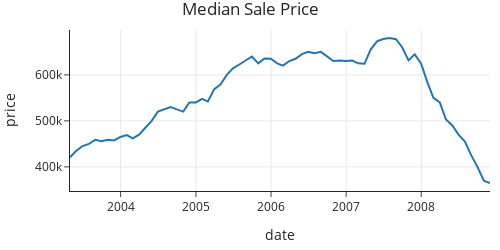

Source (notebook cell):
### Code cell
medians = rel_percentiles.query('percentile == 50')
fig = px.line(medians, x='date', y='price',
              title='Median Sale Price',
              width=500, height=250)
margin(fig, t=30)
